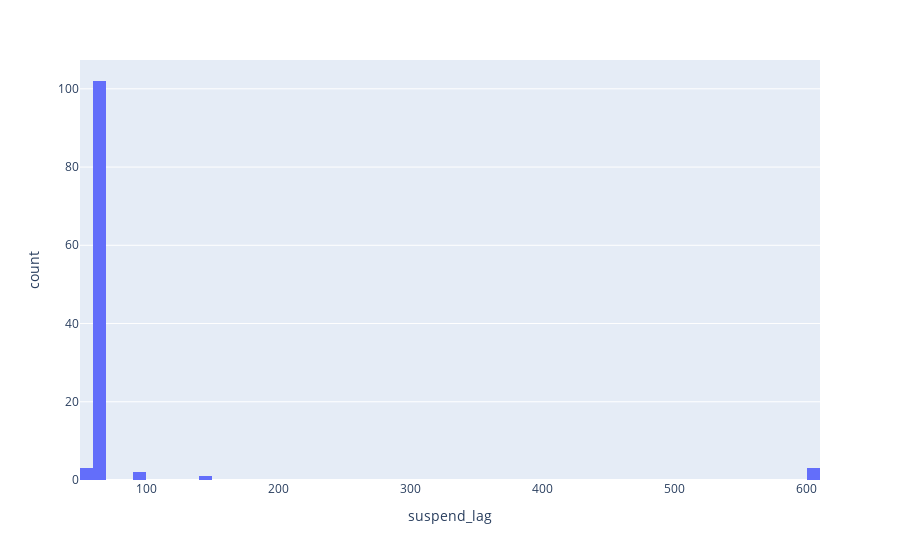

Notebook code for this chart:
### Code cell
import plotly.express as px
px.histogram(df[df.warehouse_name == 'DEMO_SMALL'], 'suspend_lag')

### Figure 1 — Plotly figure (JSON) as saved in the notebook; plotly's stock layout.template omitted (floating-point values rounded to 4 significant figures; data arrays with more than 128 entries replaced by an {"elided": "..."} marker saying what was removed)
{"data": [{"alignmentgroup": "True", "bingroup": "x", "hovertemplate": "suspend_lag=%{x}<br>count=%{y}<extra></extra>", "legendgroup": "", "marker": {"color": "#636efa", "pattern": {"shape": ""}}, "name": "", "nbinsx": 100, "offsetgroup": "", "orientation": "v", "showlegend": false, "type": "histogram", "x": {"elided": "437 float values"}, "xaxis": "x", "yaxis": "y"}], "layout": {"autosize": true, "barmode": "relative", "legend": {"tracegroupgap": 0}, "margin": {"t": 60}, "xaxis": {"anchor": "y", "autorange": true, "domain": [0, 1], "range": [50, 610], "title": {"text": "suspend_lag"}, "type": "linear"}, "yaxis": {"anchor": "x", "autorange": true, "domain": [0, 1], "range": [0, 107.4], "title": {"text": "count"}}}}
